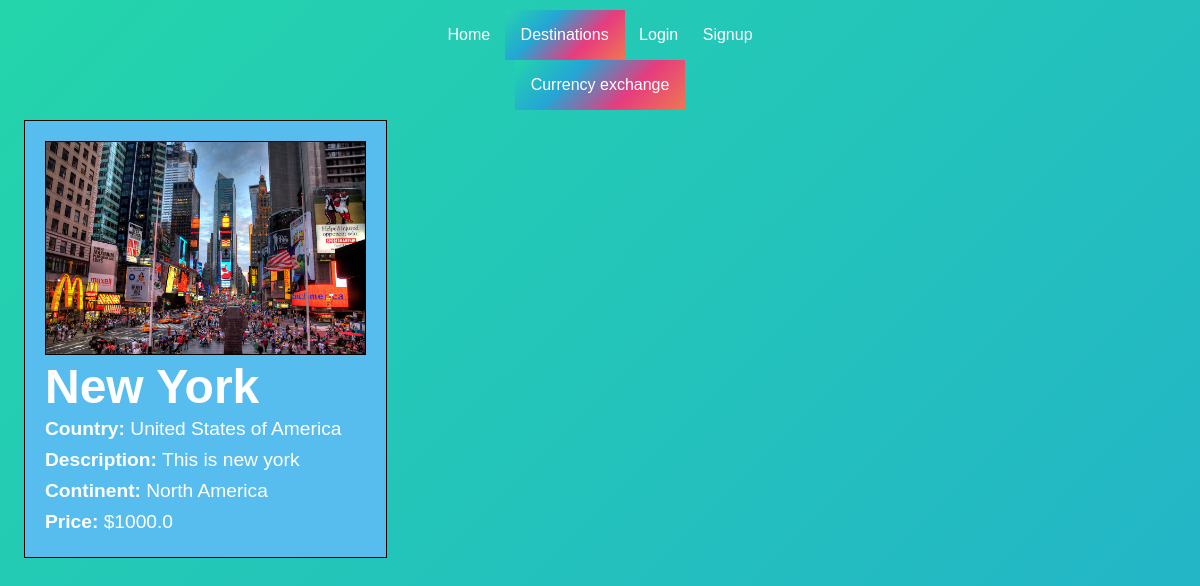
The page /northamerica on the database its author committed.
### app.py (models this page shows)
class Destination(db.Model):
    id = db.Column(db.Integer, primary_key=True)
    name = db.Column(db.String(100), nullable=False)
    description = db.Column(db.Text, nullable=False)
    price = db.Column(db.Float, nullable=False)
    country = db.Column(db.String(100), nullable=False)
    image_path = db.Column(db.String(200), nullable=False)
    continent_id = db.Column(db.Integer, db.ForeignKey('continent.id'), nullable=False)
    bookings = db.relationship('Booking', backref='destination', lazy=True)

### app.py (the view)
@app.route('/northamerica')
def northamerica():
     northamerica_destinations = Destination.query.filter_by(continent_id=3).all()
     return render_template('northamerica.html', northamerica_destinations=northamerica_destinations)

### templates/northamerica.html (shortened to what this page needs)
{% extends 'base.html' %}
{% block body %}
<body>
    <div class="grid-container">
        {% for destination in northamerica_destinations %}
            <div class="destination-card">
                <img src="{{ destination.image_path }}" alt="{{ destination.name }}" class="destination-image">
                <h2>{{ destination.name }}</h2>
                <p><strong>Country:</strong> {{ destination.country }}</p>
                <p><strong>Description:</strong> {{ destination.description }}</p>
                <p><strong>Continent:</strong> North America</p>
                <p><strong>Price:</strong> ${{ destination.price }}</p>
            </div>
        {% endfor %}
    </div>
</body>
{% endblock %}

### static/css/main.css (style rules this page uses)
* { margin: 0; padding: 0; box-sizing: border-box; }
body { font-family: 'Andale Mono', sans-serif; background: linear-gradient(-45deg, #ee7752, #e73c7e, #23a6d5, #23d5ab); background-size: 400% 400%; animation: gradient 15s ease infinite; height: 100vh; }
h2 { font-size: 3em; color: #fff; }
p { font-size: 1.2em; line-height: 1.6; color: #fff; }
.grid-container { display: grid; grid-template-columns: repeat(auto-fill, minmax(300px, 1fr)); grid-gap: 20px; }
.destination-card { border: 1px solid #000000; padding: 20px; background: #57bdef; color: #18181a; margin-left: 2vw; }
.destination-image { width: 100%; height: auto; border: 1px solid #000000; }

### rows shown on the page
Destination: name "New York", country "United States of America", description "This is new york", price "1000.0"
